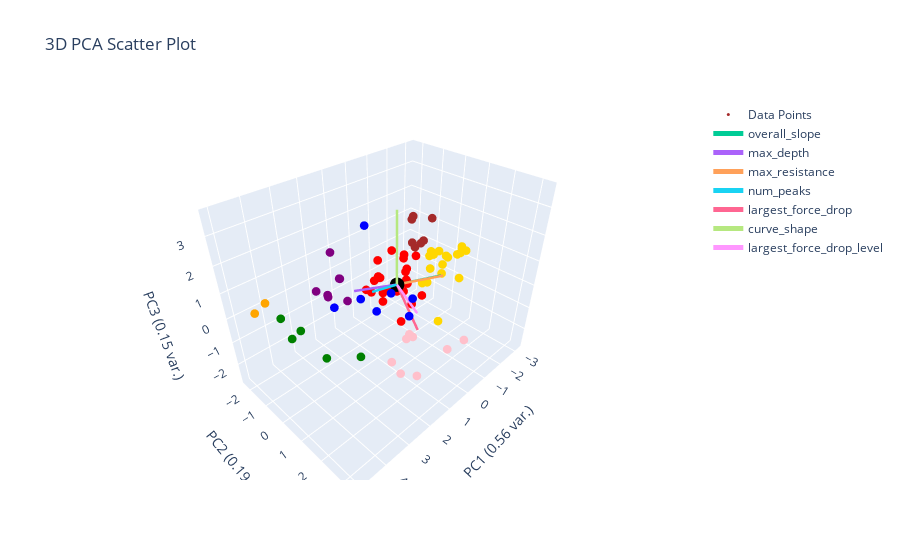

The notebook cell saved with this chart:
### Markdown cell above
# Hierarchical Clustering

### Code cell
# if distance_threshold != None then n_clusters = None
hierarchical = AgglomerativeClustering(distance_threshold=None, n_clusters=8)
hierarchical.fit(clustering_features_df)
linkage = "Ward"
plotting.plot_clusters_seperately(hierarchical.labels_, clustering_features_df.index.tolist(), depth_resist_curve_df_list, data_features_df, 'hierarchical')
plotting.plot_pca(clustering_features_df, y_labels=hierarchical.labels_, num_pc=3, graph_title="hierachical")

### Figure 1 — Plotly figure (JSON) as saved in the notebook; plotly's stock layout.template omitted (floating-point values rounded to 4 significant figures)
{"data": [{"marker": {"color": ["brown", "red", "red", "gold", "blue", "red", "red", "brown", "brown", "red", "red", "gold", "brown", "gold", "blue", "red", "gold", "gold", "brown", "purple", "gold", "red", "red", "red", "gold", "gold", "pink", "red", "red", "purple", "green", "pink", "red", "red", "blue", "green", "brown", "brown", "red", "blue", "red", "orange", "red", "red", "blue", "gold", "blue", "purple", "gold", "green", "pink", "pink", "gold", "green", "gold", "pink", "gold", "purple", "red", "orange", "red", "gold", "red", "pink", "purple", "red", "blue", "gold", "purple", "red", "purple", "pink", "gold", "gold", "pink", "gold", "red", "green"], "size": 3}, "mode": "markers", "name": "Data Points", "type": "scatter3d", "x": [-1.384, -0.9617, 0.116, -2.997, 2.252, -1.153, -1.401, -1.881, -1.661, -0.3491, -0.1394, -2.456, -1.297, -2.364, 1.935, -0.3693, -1.887, -2.014, -1.281, 1.583, -0.8553, -0.7825, -0.2737, -0.7862, -2.529, -1.566, 1.222, 0.5107, -0.5223, 2.107, 4.807, 0.8845, -1.11, -1.44, 1.661, 3.884, -1.583, -1.238, -0.1971, 2.117, -1.031, 3.946, -1.038, -0.1342, 1.511, -1.948, 2.439, 1.708, -2.974, 3.24, 1.021, 1.219, -1.706, 3.336, -2.249, 1.591, -1.889, 0.9545, 0.1123, 5.007, -1.045, -2.855, -1.03, 1.838, 1.371, 0.2798, 2.754, -1.878, 1.472, 0.287, 1.856, 0.07084, -2.954, -1.932, 1.336, -3.156, -0.1587, 4.028], "y": [-0.4326, 0.3681, -0.6053, 0.5285, 1.317, -0.6009, -0.5059, -0.1065, -0.2683, -0.7427, -1.333, 0.2167, -0.4975, 0.1403, 1.609, -1.103, 1.304, -0.04116, -0.4794, -2.027, 1.291, -0.2729, -0.2657, -0.2147, 0.2484, 0.751, 1.9, -0.331, -0.002087, -1.968, 0.604, 1.45, -0.6211, -0.4153, 2.105, -0.4227, -0.3262, -0.5025, -1.186, 0.4541, -0.7413, -2.325, -0.6712, 0.2028, 2.084, -0.1089, 1.095, -1.491, 0.5329, 1.655, 1.987, 3.286, -0.267, 0.03586, 0.02436, 1.746, -0.1325, -1.662, -1.236, -0.9546, -0.6576, 0.4405, -0.7227, 1.561, -1.494, -0.0005907, -0.1006, -0.161, -1.401, -1.332, -1.625, 3.089, 0.5091, -0.1019, 1.725, 0.6192, -1.131, -1.288], "z": [0.7885, -0.7765, -1.004, 0.4935, 0.7645, -0.1223, -1.878, 1.908, 1.021, -0.7509, -0.5365, 0.2395, 0.9907, -0.5517, 1.421, -1.112, 0.007296, 0.3721, 2.065, -0.687, -1.414, -0.2907, -0.5662, -0.4392, 0.1569, 0.484, -0.5275, 0.376, -0.1083, -0.2245, 0.8107, -0.8931, -0.2485, 0.4036, 0.69, -0.07166, 0.9206, 1.948, 0.4091, 0.703, -0.8203, 0.03064, 0.3588, -0.2563, 1.253, -0.252, 3.624, 1.414, 0.5648, -0.2106, -2.383, -0.1636, -0.888, -1.302, 0.4525, -2.034, 0.3284, -1.096, -0.9024, 0.9481, 0.5181, 0.2295, -2.691, -1.457, 0.1914, 1.515, 0.407, -0.8832, 0.2923, -0.747, -0.43, -0.6322, 0.2803, 0.5239, -0.6501, 0.3455, -0.257, 0.006694]}, {"marker": {"color": "black", "size": 5}, "mode": "markers", "name": "Origin", "showlegend": false, "type": "scatter3d", "x": [0], "y": [0], "z": [0]}, {"line": {"width": 5}, "mode": "lines+text", "name": "overall_slope", "textposition": "top center", "type": "scatter3d", "x": [0, -1.395], "y": [0, 0.8657], "z": [0, 0.1397]}, {"line": {"width": 5}, "mode": "lines+text", "name": "max_depth", "textposition": "top center", "type": "scatter3d", "x": [0, 1.398], "y": [0, -0.7057], "z": [0, 0.06372]}, {"line": {"width": 5}, "mode": "lines+text", "name": "max_resistance", "textposition": "top center", "type": "scatter3d", "x": [0, -1.317], "y": [0, 1.013], "z": [0, 0.2419]}, {"line": {"width": 5}, "mode": "lines+text", "name": "num_peaks", "textposition": "top center", "type": "scatter3d", "x": [0, 1.264], "y": [0, 0.06835], "z": [0, 0.3507]}, {"line": {"width": 5}, "mode": "lines+text", "name": "largest_force_drop", "textposition": "top center", "type": "scatter3d", "x": [0, 0.9168], "y": [0, 1.843], "z": [0, -0.4571]}, {"line": {"width": 5}, "mode": "lines+text", "name": "curve_shape", "textposition": "top center", "type": "scatter3d", "x": [0, 0.05315], "y": [0, 0.0112], "z": [0, 2.919]}, {"line": {"width": 5}, "mode": "lines+text", "name": "largest_force_drop_level", "textposition": "top center", "type": "scatter3d", "x": [0, 0.9612], "y": [0, 1.823], "z": [0, 0.2549]}], "layout": {"autosize": true, "scene": {"xaxis": {"title": {"text": "PC1 (0.56 var.)"}}, "yaxis": {"title": {"text": "PC2 (0.19 var.)"}}, "zaxis": {"title": {"text": "PC3 (0.15 var.)"}}}, "title": {"text": "3D PCA Scatter Plot"}}}
